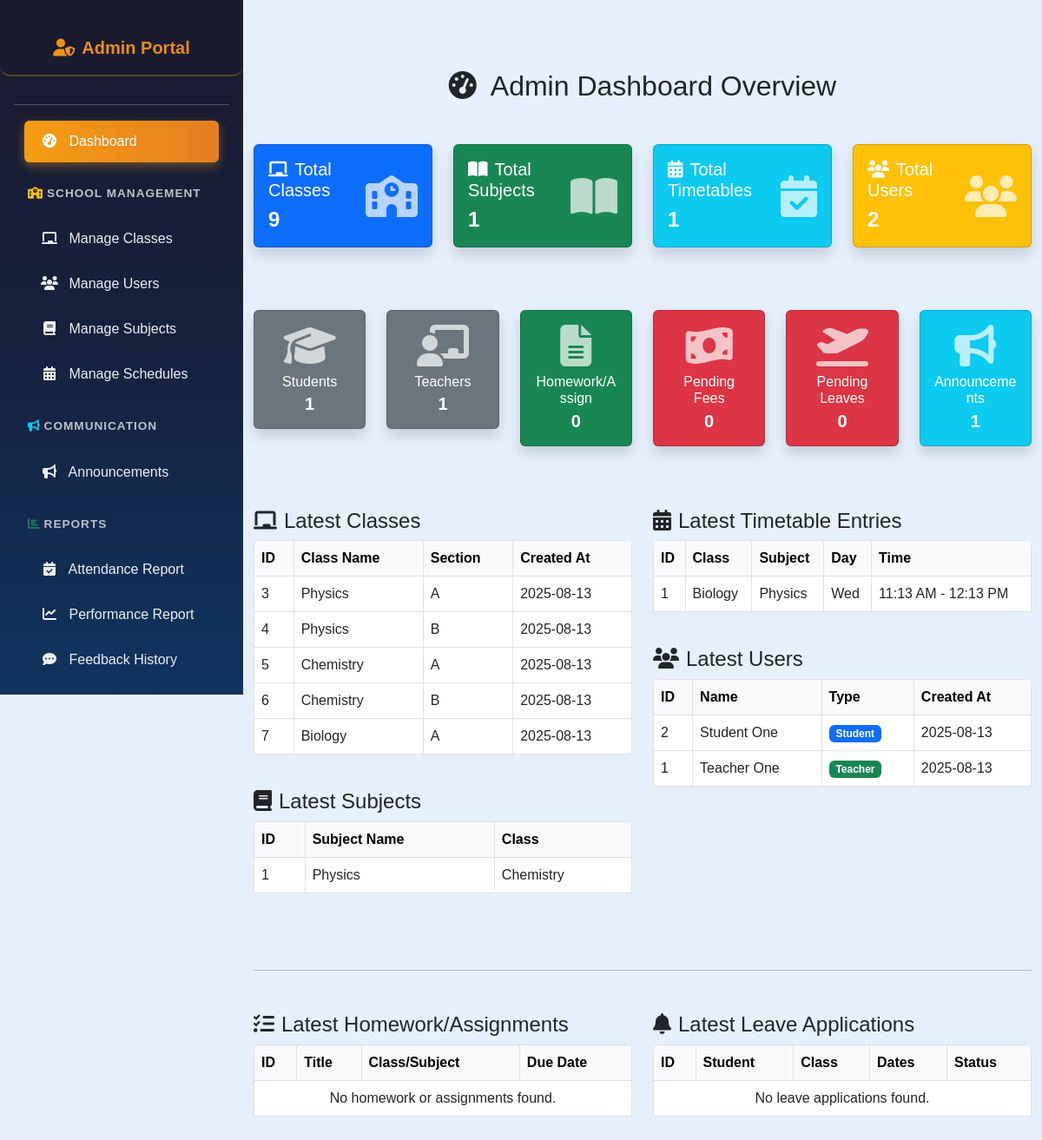
/admin/admin_home.php (signed in), run on an earlier commit of the app's database.
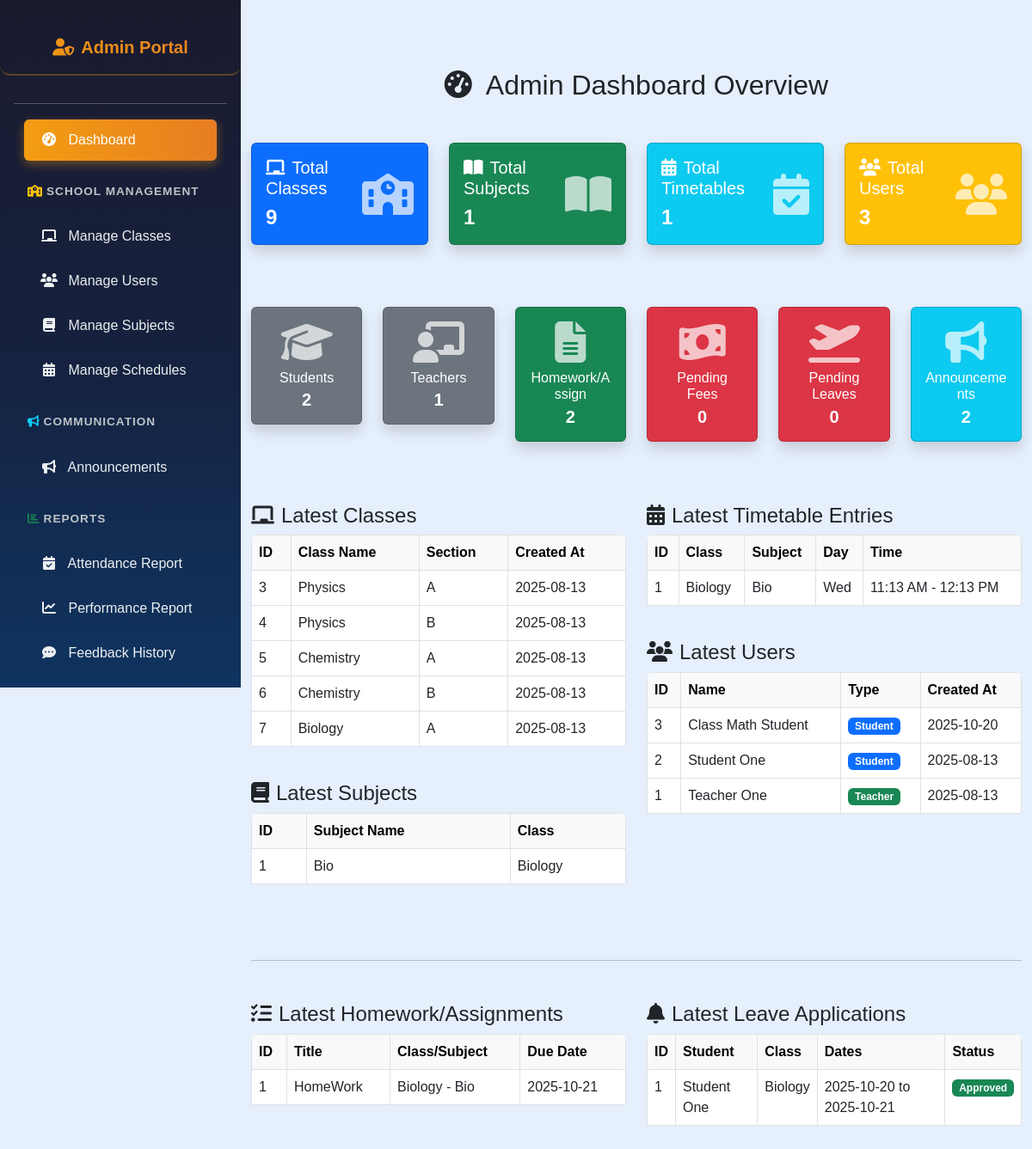
And on a later commit of the database.
### tables this page shows
CREATE TABLE `classes` (
  `class_id` int(11) NOT NULL,
  `class_name` varchar(50) NOT NULL,
  `section` varchar(10) NOT NULL,
  `created_at` datetime DEFAULT current_timestamp()
);

CREATE TABLE `subjects` (
  `subject_id` int(11) NOT NULL,
  `subject_name` varchar(100) NOT NULL,
  `class_id` int(11) NOT NULL,
  `created_at` datetime DEFAULT current_timestamp()
);

CREATE TABLE `timetables` (
  `timetable_id` int(11) NOT NULL,
  `class_id` int(11) NOT NULL,
  `subject_id` int(11) NOT NULL,
  `teacher_id` int(11) NOT NULL,
  `day_of_week` enum('Mon','Tue','Wed','Thu','Fri','Sat') NOT NULL,
  `start_time` time NOT NULL,
  `end_time` time NOT NULL,
  `created_at` datetime DEFAULT current_timestamp()
);

CREATE TABLE `users` (
  `user_id` int(11) NOT NULL,
  `usertype` enum('Teacher','Student') NOT NULL,
  `first_name` varchar(50) NOT NULL,
  `last_name` varchar(50) NOT NULL,
  `email` varchar(100) NOT NULL,
  `password_hash` varchar(255) NOT NULL,
  `gender` enum('Male','Female','Other') NOT NULL,
  `dob` date NOT NULL,
  `contact_number` varchar(20) DEFAULT NULL,
  `address` text DEFAULT NULL,
  `profile_picture` varchar(255) DEFAULT NULL,
  `class_id` int(11) DEFAULT NULL,
  `created_at` datetime DEFAULT current_timestamp(),
  `updated_at` datetime DEFAULT current_timestamp() ON UPDATE current_timestamp()
);

CREATE TABLE `homework` (
  `homework_id` int(11) NOT NULL,
  `class_id` int(11) NOT NULL,
  `subject_id` int(11) NOT NULL,
  `teacher_id` int(11) NOT NULL,
  `title` varchar(255) NOT NULL,
  `description` text NOT NULL,
  `file_path` varchar(255) DEFAULT NULL,
  `due_date` date NOT NULL,
  `created_at` timestamp NOT NULL DEFAULT current_timestamp()
);

CREATE TABLE `leave_applications` (
  `leave_id` int(11) NOT NULL,
  `student_id` int(11) NOT NULL,
  `class_id` int(11) NOT NULL,
  `reason` text NOT NULL,
  `start_date` date NOT NULL,
  `end_date` date NOT NULL,
  `status` enum('Pending','Approved','Rejected') DEFAULT 'Pending',
  `applied_at` timestamp NOT NULL DEFAULT current_timestamp(),
  `reviewed_by` int(11) DEFAULT NULL
);

### admin/admin_home.php (the view, shortened to what the rows shown need)
<?php
include('config.php');
$classList = mysqli_query($conn, "SELECT class_id, class_name, section, created_at FROM classes ORDER BY created_at DESC LIMIT 5");
$subjectList = mysqli_query($conn, "SELECT s.subject_id, s.subject_name, c.class_name FROM subjects s JOIN classes c ON s.class_id = c.class_id ORDER BY s.subject_id DESC LIMIT 5");
$timetableList = mysqli_query($conn, "SELECT t.timetable_id, c.class_name, s.subject_name, t.day_of_week, t.start_time, t.end_time FROM timetables t JOIN classes c ON t.class_id = c.class_id JOIN subjects s ON t.subject_id = s.subject_id ORDER BY t.timetable_id DESC LIMIT 5");
$userList = mysqli_query($conn, "SELECT user_id, usertype, first_name, last_name, email, created_at FROM users ORDER BY created_at DESC LIMIT 5");
$latestHomework = mysqli_query($conn, "SELECT h.homework_id, h.title, c.class_name, s.subject_name, h.due_date FROM homework h JOIN classes c ON h.class_id = c.class_id JOIN subjects s ON h.subject_id = s.subject_id ORDER BY h.created_at DESC LIMIT 5");
$latestApplications = mysqli_query($conn, "SELECT l.leave_id, u.first_name, u.last_name, c.class_name, l.start_date, l.end_date, l.status FROM leave_applications l JOIN users u ON l.student_id = u.user_id JOIN classes c ON l.class_id = c.class_id ORDER BY l.applied_at DESC LIMIT 5");
?>
<!DOCTYPE html>
<html lang="en">
<head>
    <link href="https://cdn.jsdelivr.net/npm/bootstrap@5.3.0/dist/css/bootstrap.min.css" rel="stylesheet" />
    <link href="https://cdnjs.cloudflare.com/ajax/libs/font-awesome/6.6.0/css/all.min.css" rel="stylesheet" />
</head>
<body>
<?php
include('admin_sidebar.php');
?>
<div class="container mt-5">
    <h2 class="text-center mb-5"><i class="fas fa-tachometer-alt me-3"></i>Admin Dashboard Overview</h2>
    <div class="row">
        <div class="col-lg-6 mb-4">
            <div class="table-responsive">
                <table class="table table-bordered table-hover">
                    <thead class="table-light">
                        <tr>
                            <th>ID</th>
                            <th>Class Name</th>
                            <th>Section</th>
                            <th>Created At</th>
                        </tr>
                    </thead>
                    <tbody>
                        <?php if (mysqli_num_rows($classList) > 0): ?>
                            <?php while ($class = mysqli_fetch_assoc($classList)): ?>
                                <tr>
                                    <td><?= $class['class_id'] ?></td>
                                    <td><?= htmlspecialchars($class['class_name']) ?></td>
                                    <td><?= htmlspecialchars($class['section']) ?></td>
                                    <td><?= date('Y-m-d', strtotime($class['created_at'])) ?></td>
                                </tr>
                            <?php endwhile; ?>
                        <?php else: ?>
                            <tr><td colspan="4" class="text-center">No classes found.</td></tr>
                        <?php endif; ?>
                    </tbody>
                </table>
            </div>
            <div class="table-responsive">
                <table class="table table-bordered table-hover">
                    <thead class="table-light">
                        <tr>
                            <th>ID</th>
                            <th>Subject Name</th>
                            <th>Class</th>
                        </tr>
                    </thead>
                    <tbody>
                        <?php if (mysqli_num_rows($subjectList) > 0): ?>
                            <?php while ($subject = mysqli_fetch_assoc($subjectList)): ?>
                                <tr>
                                    <td><?= $subject['subject_id'] ?></td>
                                    <td><?= htmlspecialchars($subject['subject_name']) ?></td>
                                    <td><?= htmlspecialchars($subject['class_name']) ?></td>
                                </tr>
                            <?php endwhile; ?>
                        <?php else: ?>
                            <tr><td colspan="3" class="text-center">No subjects found.</td></tr>
                        <?php endif; ?>
                    </tbody>
                </table>
            </div>
        </div>
        <div class="col-lg-6 mb-4">
            <div class="table-responsive">
                <table class="table table-bordered table-hover">
                    <thead class="table-light">
                        <tr>
                            <th>ID</th>
                            <th>Class</th>
                            <th>Subject</th>
                            <th>Day</th>
                            <th>Time</th>
                        </tr>
                    </thead>
                    <tbody>
                        <?php if (mysqli_num_rows($timetableList) > 0): ?>
                            <?php while ($t = mysqli_fetch_assoc($timetableList)): ?>
                                <tr>
                                    <td><?= $t['timetable_id'] ?></td>
                                    <td><?= htmlspecialchars($t['class_name']) ?></td>
                                    <td><?= htmlspecialchars($t['subject_name']) ?></td>
                                    <td><?= $t['day_of_week'] ?></td>
                                    <td><?= date('h:i A', strtotime($t['start_time'])) . ' - ' . date('h:i A', strtotime($t['end_time'])) ?></td>
                                </tr>
                            <?php endwhile; ?>
                        <?php else: ?>
                            <tr><td colspan="5" class="text-center">No timetables found.</td></tr>
                        <?php endif; ?>
                    </tbody>
                </table>
            </div>
            <div class="table-responsive">
                <table class="table table-bordered table-hover">
                    <thead class="table-light">
                        <tr>
                            <th>ID</th>
                            <th>Name</th>
                            <th>Type</th>
                            <th>Created At</th>
                        </tr>
                    </thead>
                    <tbody>
                        <?php if (mysqli_num_rows($userList) > 0): ?>
                            <?php while ($user = mysqli_fetch_assoc($userList)): ?>
                                <tr>
                                    <td><?= $user['user_id'] ?></td>
                                    <td><?= htmlspecialchars($user['first_name'] . ' ' . $user['last_name']) ?></td>
                                    <td><span class="badge bg-<?= ($user['usertype'] == 'Teacher') ? 'success' : 'primary' ?>"><?= $user['usertype'] ?></span></td>
                                    <td><?= date('Y-m-d', strtotime($user['created_at'])) ?></td>
                                </tr>
                            <?php endwhile; ?>
                        <?php else: ?>
                            <tr><td colspan="4" class="text-center">No users found.</td></tr>
                        <?php endif; ?>
                    </tbody>
                </table>
            </div>
        </div>
    </div>
    <div class="row">
        <div class="col-lg-6 mb-4">
            <div class="table-responsive">
                <table class="table table-bordered table-hover">
                    <thead class="table-light">
                        <tr>
                            <th>ID</th>
                            <th>Title</th>
                            <th>Class/Subject</th>
                            <th>Due Date</th>
                        </tr>
                    </thead>
                    <tbody>
                        <?php if (mysqli_num_rows($latestHomework) > 0): ?>
                            <?php while ($hw = mysqli_fetch_assoc($latestHomework)): ?>
                                <tr>
                                    <td><?= $hw['homework_id'] ?></td>
                                    <td><?= htmlspecialchars($hw['title']) ?></td>
                                    <td><?= htmlspecialchars($hw['class_name'] . ' - ' . $hw['subject_name']) ?></td>
                                    <td><?= date('Y-m-d', strtotime($hw['due_date'])) ?></td>
                                </tr>
                            <?php endwhile; ?>
                        <?php else: ?>
                            <tr><td colspan="4" class="text-center">No homework or assignments found.</td></tr>
                        <?php endif; ?>
                    </tbody>
                </table>
            </div>
        </div>
        <div class="col-lg-6 mb-4">
            <div class="table-responsive">
                <table class="table table-bordered table-hover">
                    <thead class="table-light">
                        <tr>
                            <th>ID</th>
                            <th>Student</th>
                            <th>Class</th>
                            <th>Dates</th>
                            <th>Status</th>
                        </tr>
                    </thead>
                    <tbody>
                        <?php if (mysqli_num_rows($latestApplications) > 0): ?>
                            <?php while ($leave = mysqli_fetch_assoc($latestApplications)): ?>
                                <tr>
                                    <td><?= $leave['leave_id'] ?></td>
                                    <td><?= htmlspecialchars($leave['first_name'] . ' ' . $leave['last_name']) ?></td>
                                    <td><?= htmlspecialchars($leave['class_name']) ?></td>
                                    <td><?= date('Y-m-d', strtotime($leave['start_date'])) . ' to ' . date('Y-m-d', strtotime($leave['end_date'])) ?></td>
                                    <td>
                                        <span class="badge bg-<?= ($leave['status'] == 'Pending') ? 'warning' : (($leave['status'] == 'Approved') ? 'success' : 'danger') ?>">
                                            <?= $leave['status'] ?>
                                        </span>
                                    </td>
                                </tr>
                            <?php endwhile; ?>
                        <?php else: ?>
                            <tr><td colspan="5" class="text-center">No leave applications found.</td></tr>
                        <?php endif; ?>
                    </tbody>
                </table>
            </div>
        </div>
    </div>
</div>
</body>
</html>

What changed in the data, as far as the page shows it:
changed subjects id 1: subject_name "Physics" → "Bio"; class.class_name "Chemistry" → "Biology"
changed through a linked row, timetables "Wed": subject.subject_name "Physics" → "Bio"
added users: user_id "3", first_name+last_name "Class Math Student", usertype "Student", created_at "2025-10-20"
added homework: homework_id "1", title "HomeWork", class.subject_name "Biology - Bio", due_date "2025-10-21"
added leave_applications: leave_id "1", users.first_name+last_name "Student One", class.class_name "Biology", start_date "2025-10-20", end_date "2025-10-21", status "Approved"
Also different on the page:
$userCount: "2" → "3"
$studentCount: "1" → "2"
$homeworkCount + $assignmentCount: "0" → "2"
$announcementCount: "1" → "2"
text no longer shown: "No homework or assignments found. No leave applications found."
